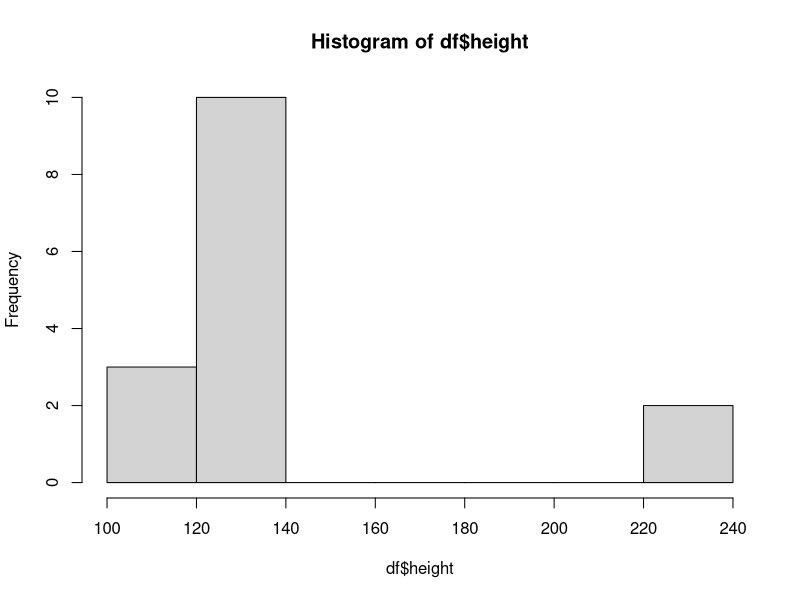

This figure's R source:
## ---- chunk 1
height <- c(133, 110, 224, 134, 135, 136, 125, 137, 104, 132, 114, 130, 129, 237, 131)
spinach_rating <- c(0,  1, -3,  0, -2,  0, -3,  1,  0, -3, -3,  3,  3,  0,  2)
chocolate_rating <- c(3, 3, 0, 3, -3, 3, 0, 2, 2, 2, 3, 3, 2, 3, 1)

data.frame(height, spinach_rating, chocolate_rating)
## ---- chunk 2
df <- data.frame(height, spinach_rating, chocolate_rating)
## ---- chunk 3
df$height
## ---- chunk 4
hist(df$height)
## ---- chunk 5
df$age <- c("Adult", "Child", "Adult", "Adult", "Child", "Adult", "Child", 
         "Adult", "Child", "Child", "Child", "Adult", "Adult", "Adult", 
         "Adult")
## ---- chunk 6
df$age <- NULL
## ---- chunk 7
str(df)
## ---- chunk 8
View(df)
## ---- chunk 9
df <- read.csv('spinach_data.csv')
